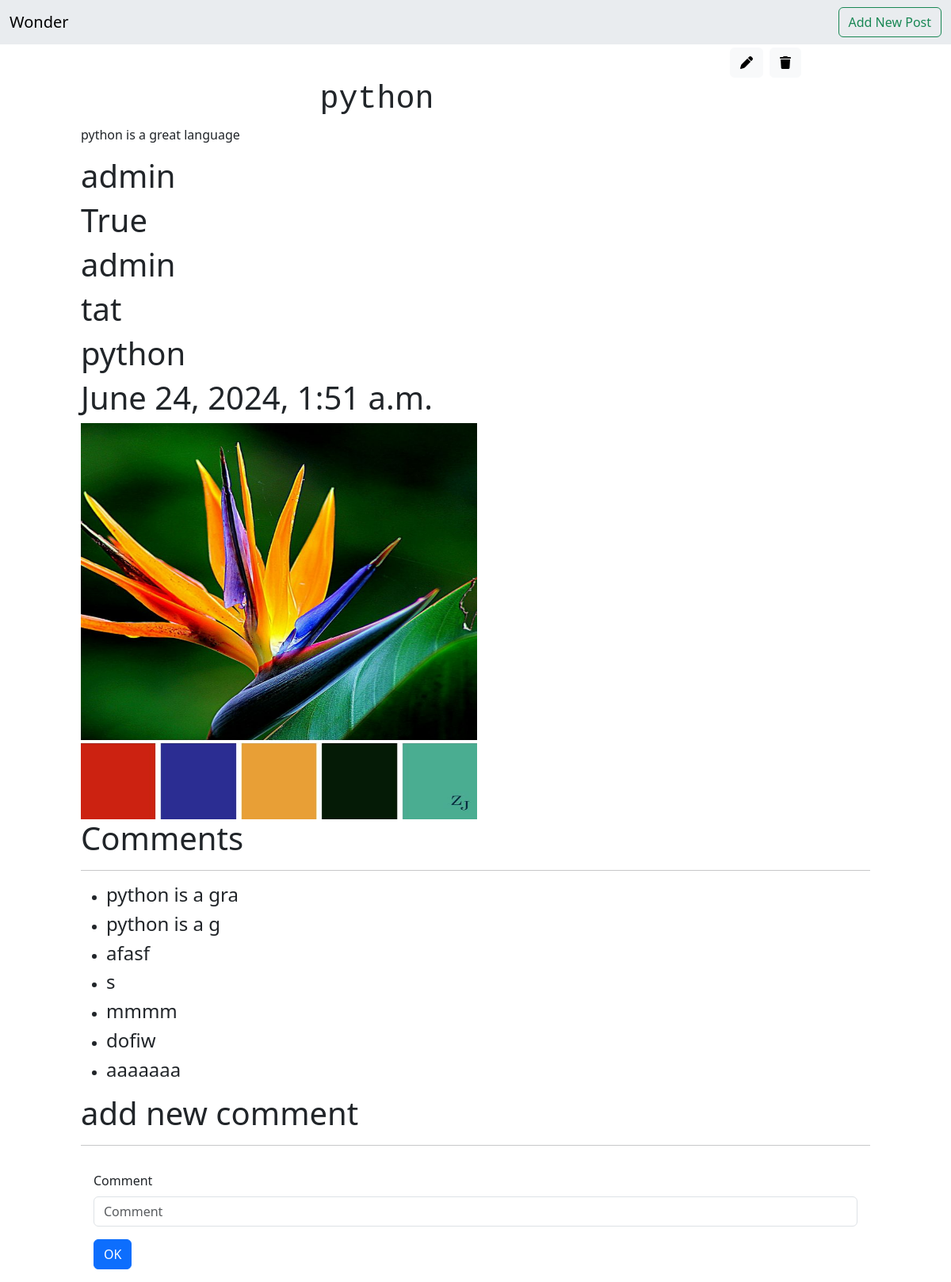
The app's page /DJblog/2 with its own data.
### DJblog/models.py (models this page shows, shortened)
class Post(models.Model):
    title = models.CharField(max_length=100)
    content = models.TextField(max_length=20000)
    writer = models.ForeignKey(User,related_name='post_writer',on_delete=models.SET_NULL,null=True,blank=True)
    drafted = models.BooleanField(default=True)
    tags = TaggableManager()
    created_at = models.DateTimeField(default=timezone.now)
    image = models.ImageField(upload_to="posts_images")

class Comment(models.Model):
    comment = models.CharField(max_length=200)
    post = models.ForeignKey(Post,related_name='comment_post',on_delete=models.CASCADE)
    comment_writer = models.ForeignKey(User,related_name='comment_writer',on_delete=models.CASCADE)
    created_at = models.DateTimeField(default=timezone.now)

### DJblog/views.py (the view)
# urls.py: path('<int:post_id>',post_detail),
def post_detail(request,post_id):
    post = Post.objects.get(id=post_id)
    post_comments = Comment.objects.filter(post=post)
    if request.method == 'POST':
        form = CommentForm(request.POST)
        if form.is_valid():
            myform = form.save(commit=False)
            myform.comment_writer = request.user
            myform.post = post
            myform = form.save()
            form = CommentForm()
    else:
        form = CommentForm()
    return render(request,'post_detail.html',{'post':post,'post_comments':post_comments,'form':form})

### DJblog/forms.py
class CommentForm(forms.ModelForm):
    class Meta :
        model = Comment
        fields = ['comment']

### DJblog/templates/post_detail.html (shortened to what this page needs)
{% load django_bootstrap5 %}
{% load static %}
<!doctype html>
<html lang="en">
  <head>
    <link href="https://cdn.jsdelivr.net/npm/bootstrap@5.3.3/dist/css/bootstrap.min.css" rel="stylesheet">
    <link href="{% static 'fontawesomefree/css/fontawesome.css' %}" rel="stylesheet" type="text/css">
    <link href="{% static 'fontawesomefree/css/brands.css' %}" rel="stylesheet" type="text/css">
    <link href="{% static 'fontawesomefree/css/solid.css' %}" rel="stylesheet" type="text/css">
  </head>
  <body>
    <nav class="navbar bg-body-secondary">
        <div class="container-fluid">
          <a href='/DJblog/' class="navbar-brand">Wonder</a>
          <form class="d-flex" role="search">
            <a href='/DJblog/new' class="btn btn-outline-success">Add New Post</a>
          </form>
        </div>
      </nav>
      <div class='row d-flex justify-content-center'>
        <div class='col-lg-10'>
        <div class='col-lg-11 d-flex justify-content-end'>
            <a href='/DJblog/{{post.id}}/edit' class="btn btn-light m-1"><i class="fa-solid fa-pen"></i></a>
            <a href='/DJblog/{{post.id}}/delete' class="btn btn-light m-1 " ><i class="fa-solid fa-trash"></i></a>
        </div>
  <div class='col-lg-9'>
    <h1 class="d-flex justify-content-center font-monospace ">{{post.title}}</h1>
    <p>{{post.content}}</p>
    <h1>{{post.writer}}</h1>
    <h1>{{post.drafted}}</h1>
    <h1>{{post.writer}}</h1>
    {% for tag in post.tags.all %}
        <h1>{{tag}}</h1>
    {% endfor %}
    <h1>{{post.created_at}}</h1>
        <img src="{{post.image.url}}" enctype='multipart/form-data' style="width: 500px;height:500px;">
</div>
        <h1>Comments</h1>
        <hr>
        <ul>
        {% for comment in post_comments %}
            <li>
                <h4>{{comment.comment}}</h4>
            </li>
        {% endfor %}
        </ul>
        <h1>add new comment</h1>
        <hr>
        <form method="post" enctype="multipart/form-data" class="mx-3 py-3">
            {% bootstrap_form form %}
            {% bootstrap_button button_type="submit" content="OK" %}
        </form>
        </div>
    </div>
  </body>
</html>

### records on screen
Post: title "python", content "python is a great language", writer "admin", drafted "True", created_at "June 24, 2024, 1:51 a.m.", image (picture)
Tag: name "tat"
Tag: name "python"
Comment: comment "python is a gra"
Comment: comment "python is a g"
Comment: comment "afasf"
Comment: comment "s"
Comment: comment "mmmm"
Comment: comment "dofiw"
Comment: comment "aaaaaaa"
